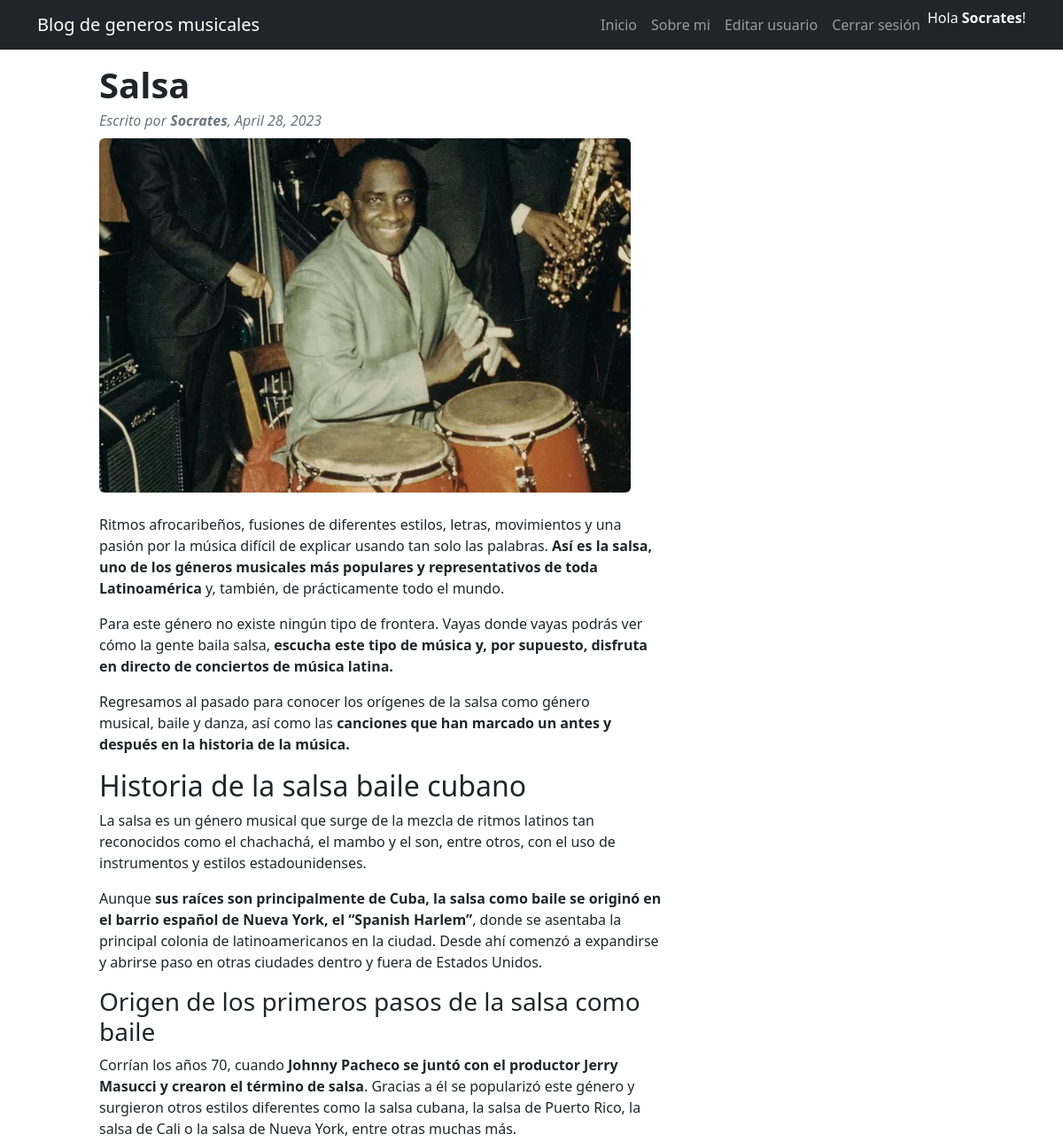
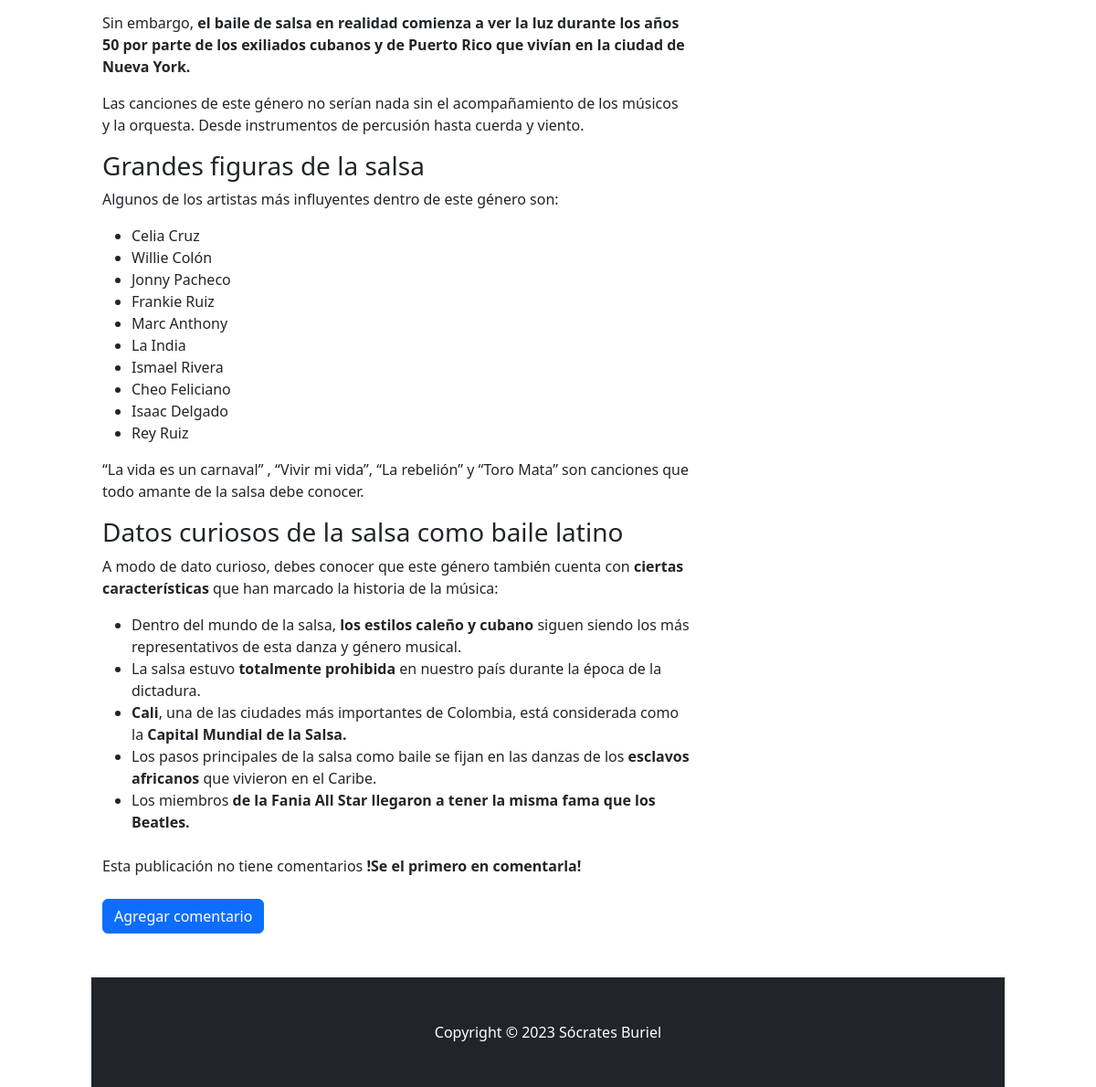
The page /AppBlog/detalle_post/39/ (signed in) on the database its author committed (2 pictures, top to bottom).
### AppBlog/models.py (models this page shows, shortened)
class Post(models.Model):
    autor = models.ForeignKey(
        User, on_delete=models.CASCADE, null=True, blank=True)
    genero = models.CharField('Genero', max_length=90, blank=False, null=False)
    descripcion = models.CharField(
        'Descripcion', max_length=100, blank=False, null=False)
    contenido = RichTextField()
    imagen = models.ImageField(
        null=True, blank=True, upload_to="imagen_genero")
    fecha = models.DateField(
        'Fecha de Creación', auto_now=False, auto_now_add=True)
    class Meta:
        ordering = ['autor', '-fecha']
        verbose_name = 'Post'
        verbose_name_plural = 'Posts'

### AppBlog/views.py (the view)
# urls.py: path('detalle_post/<int:pk>/', detalle_genero.as_view(), name='detalle_genero'),
class detalle_genero(LoginRequiredMixin, DetailView):
    model = Post
    context_object_name = 'post'
    template_name = 'AppBlog/detalle_genero.html'

### AppBlog/templates/AppBlog/detalle_genero.html (shortened to what this page needs)
{% extends 'AppBlog/pagina_genero.html' %}
{% load static %}
{% block titulo_principal %}
{{ post.genero }}
{% endblock %}
{% block autor_fecha %}
Escrito por <strong>{{ post.autor }}</strong>, {{ post.fecha }}
{% endblock %}
{% block imagen_principal %}
{{ post.imagen.url }}
{% endblock %}
{% block contenido %}
{{ post.contenido | safe}}
{% endblock %}

### AppBlog/templates/AppBlog/pagina_genero.html (shortened to what this page needs)
<!DOCTYPE html>
<html lang="en">
<head>
    {% load static %}
    <link href="{% static 'AppBlog/css/styles.css' %}" rel="stylesheet" />
</head>
<body>
    <nav class="navbar navbar-expand-sm bg-dark navbar-dark py-2 fixed-top">
        <div class="container">
            <a class="navbar-brand" href="{% url 'inicio' %}">Blog de generos musicales</a>
            <div class="collapse navbar-collapse" id="navbarSupportedContent">
                <ul class="navbar-nav ms-auto mb-2 mb-lg-0">
                    <li class="nav-item"><a class="nav-link" href={% url 'inicio' %}>Inicio</a></li>
                    {% if user.is_authenticated %}
                    <li class="nav-item"><a class="nav-link" href="{% url 'sobre_mi' %}">Sobre mi</a></li>
                    <li class="nav-item"><a class="nav-link" href="{% url 'editar_perfil' %}">Editar usuario</a></li>
                    <li class="nav-item"><a class="nav-link" href="{% url 'logout' %}">Cerrar sesión</a></li>
                    <li class="nav-item">
                        <span class="text-light"> Hola <strong>{{user.username}}</strong>!</span>
                    </li>
                    {% else %}
                    <li class="nav-item"><a class="nav-link" href="{% url 'registro' %}">Registrarse</a></li>
                    <li class="nav-item"><a class="nav-link active" aria-current="page" href="{% url 'login' %}">Iniciar
                            sesion</a></li>
                    {% endif %}
                </ul>
            </div>
        </div>
    </nav>
    <br>
    <div class="container mt-5">
        <div class="row">
            <div class="col-lg-8">
                <article>
                    <header class="mb-4">
                        <h1 class="fw-bolder mb-1">{% block titulo_principal %}Welcome to Blog Post!{% endblock %}</h1>
                        <div class="text-muted fst-italic mb-2">{% block autor_fecha %}Posted on January 1, 2023 by Start Bootstrap{% endblock %}</div>
                    <figure class="mb-4"><img class="img-fluid rounded"
                            src={% block imagen_principal %}"https://dummyimage.com/900x400/ced4da/6c757d.jpg"{% endblock %} alt="..." /></figure>
                    {% block contenido %}{% endblock %}
                </article>
{% if not post.comentarios.all %}
<section class="mb-5">
Esta publicación no tiene comentarios <strong>!Se el primero en comentarla!</strong>
<br>
<br>
{% endif %}
    <div>
        <a class="btn btn-primary" href="{% url 'comentario' post.pk %}">Agregar comentario</a></li>
    </div>
                </div>
            </div>
        </div>
    <footer class="py-5 bg-dark">
    <div class="container"><p class="m-0 text-center text-white">Copyright &copy; 2023 Sócrates Buriel</p></div>
    </footer>
</body>
</html>

### rows shown on the page
Post: genero "Salsa", autor "Socrates", fecha "April 28, 2023", imagen (picture), contenido "Ritmos afrocaribeños, fusiones de diferentes estilos, letras, movimientos y una pasión por la música difícil de explicar usando tan solo las palabras. Así es la salsa, uno de los géneros musicales más populares y representativos de toda Latinoamérica y, también, de prácticamente todo el mundo. Para este género no existe ningún tipo de frontera. Vayas donde vayas podrás ver cómo la gente baila salsa, escucha este tipo de música y, por supuesto, disfruta en directo de conciertos de música latina. Regresamos al pasado para conocer los orígenes de la salsa como género musical, baile y danza, así como las canciones que han marcado un antes y después en la historia de la música. Historia de la…"

### other values the page prints
{{ user.username }} "Socrates"
